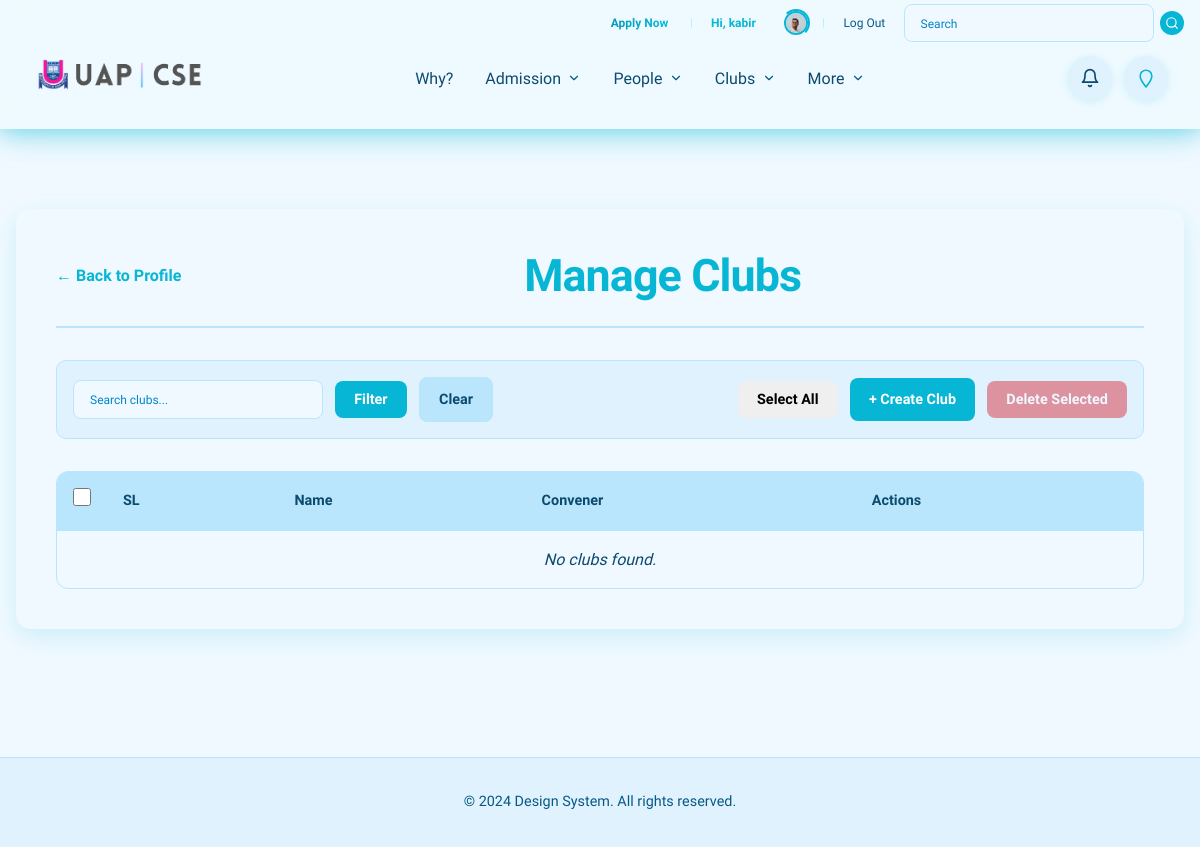
Page /clubs/ (signed in) on the earlier database version.
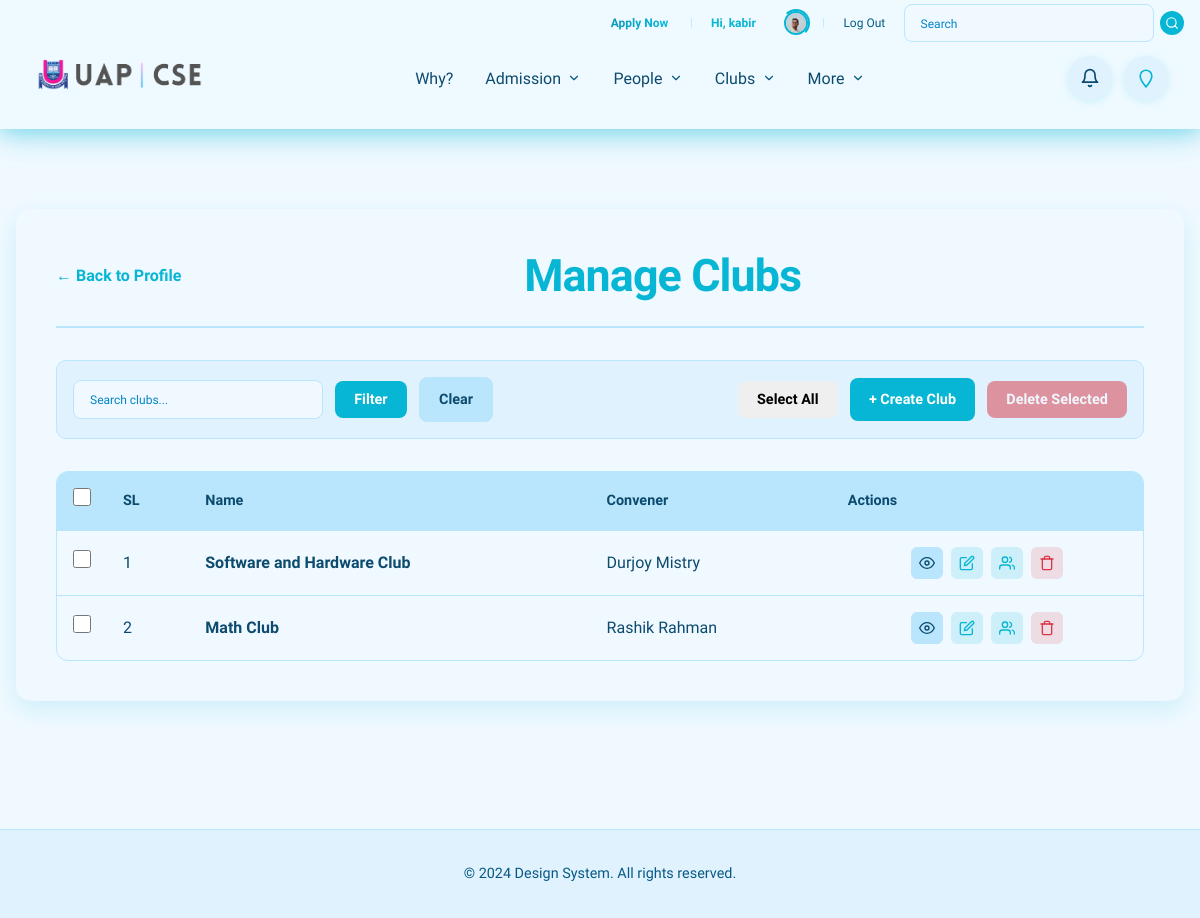
Same page on the later database version.
### clubs/models.py (models this page shows, shortened)
class Club(models.Model):
    name = models.CharField(
        max_length=100,
        unique=True,
        help_text="The official, unique name of the club"
    )
    short_name = models.CharField(
        max_length=50,
        blank=True,
        null=True,
        help_text="Short name or abbreviation for the club"
    )
    sl = models.PositiveIntegerField(
        validators=[MinValueValidator(1)],
        blank=True,
        null=True,
        help_text="Serial number for ordering"
    )
    moto = models.CharField(
        max_length=255,
        blank=True,
        null=True,
        help_text="The club's motto or slogan"
    )
    description = RichTextField(
        blank=True,
        null=True,
        help_text="Detailed information about the club's goals and activities"
    )
    convener = models.ForeignKey(
        'people.Faculty',
        on_delete=models.SET_NULL,
        related_name='convened_clubs',
        null=True,
        blank=True,
        help_text="The faculty member advising the club (optional)"
    )
    president = models.ForeignKey(
        'people.ClubMember',
        on_delete=models.SET_NULL,
        related_name='led_clubs',
        null=True,
        blank=True,
        help_text="The club member designated as the current President (optional)"
    )
    logo = ImageCropField(
        upload_to='club_assets/logos/',
        null=True,
        blank=True,
        help_text="Small club logo"
    )
    logo_cropping = ImageRatioField(
        'logo',
        '400x400',
        size_warning=True,
        help_text="Crop to 1:1 aspect ratio"
    )
    cover_photo = ImageCropField(
        upload_to='club_assets/covers/',
        null=True,
        blank=True,
        help_text="Large banner image for the club's profile"
    )
    cover_photo_cropping = ImageRatioField(
        'cover_photo',
        '2100x600',  # CRITICAL: Enforces the 21:6 ratio
        size_warning=True,
        help_text="Crop to the 21:6 aspect ratio"
    )
    website_url = models.URLField(max_length=255, blank=True, null=True, help_text="Official club website URL")
    facebook_url = models.URLField(max_length=255, blank=True, null=True, help_text="Facebook page URL")
    instagram_url = models.URLField(max_length=255, blank=True, null=True, help_text="Instagram profile URL")
    youtube_url = models.URLField(max_length=255, blank=True, null=True, help_text="YouTube channel URL")
    created_at = models.DateTimeField(auto_now_add=True)
    class Meta:
        verbose_name = 'Club'
        verbose_name_plural = 'Clubs'
        ordering = ['sl', 'name']

### people/models.py (models this page shows, shortened)
class Faculty(models.Model):
    DESIGNATION_CHOICES = [
        ('Professor', 'Professor'),
        ('Associate Professor', 'Associate Professor'),
        ('Assistant Professor', 'Assistant Professor'),
        ('Lecturer', 'Lecturer'),
        ('Teaching Assistant', 'Teaching Assistant'),
    ]
    base_user = models.OneToOneField(
        BaseUser,
        on_delete=models.CASCADE,
        primary_key=True,
        related_name='faculty_profile',
        help_text="Base user account"
    )
    name = models.CharField(
        max_length=50,
        default="Name",
        help_text="Full name of the faculty member"
    )
    shortname = models.CharField(
        max_length=5,
        default='N/A',
        help_text="Short name or initials"
    )
    designation = models.CharField(
        max_length=20,
        choices=DESIGNATION_CHOICES,
        null=True,
        blank=True,
        help_text="Academic designation"
    )
    phone = models.CharField(
        max_length=11,
        blank=True,
        null=True,
        help_text="Contact phone number"
    )
    bio = models.CharField(
        max_length=92,
        blank=True,
        null=True,
        help_text="Short biography (max 92 characters)"
    )
    about = RichTextField(
        blank=True,
        null=True,
        help_text="Detailed about section with rich text"
    )
    profile_pic = ImageCropField(
        upload_to='faculty_photos/',
        null=True,
        blank=True,
        help_text="Faculty profile picture"
    )
    cropping = ImageRatioField(
        'profile_pic',
        '400x400',
        size_warning=True,
        help_text="Crop image to 1:1 aspect ratio (400x400)"
    )
    joining_date = models.DateField(
        null=True,
        blank=True,
        help_text="Date when faculty joined"
    )
    google_scholar_url = models.URLField(
        max_length=255,
        blank=True,
        null=True,
        help_text="Google Scholar profile URL"
    )
    researchgate_url = models.URLField(
        max_length=255,
        blank=True,
        null=True,
        help_text="ResearchGate profile URL"
    )
    orcid_url = models.URLField(
        max_length=255,
        blank=True,
        null=True,
        help_text="ORCID profile URL"
    )
    scopus_url = models.URLField(
        max_length=255,
        blank=True,
        null=True,
        help_text="Scopus profile URL"
    )
    linkedin_url = models.URLField(
        max_length=255,
        blank=True,
        null=True,
        help_text="LinkedIn profile URL"
    )
    researches = RichTextField(
        blank=True,
        null=True,
        help_text="Research information with rich text"
    )
    citation = models.PositiveIntegerField(
        default=0,
        blank=True,
        null=True,
        help_text="Total citations count"
    )
    sl = models.PositiveIntegerField(
        validators=[MinValueValidator(1)],
        blank=True,
        null=True,
        help_text="Serial number for ordering"
    )
    routine = RichTextField(
        blank=True,
        null=True,
        help_text="Faculty routine with rich text"
    )
    class Meta:
        verbose_name = 'Faculty'
        verbose_name_plural = 'Faculties'
        ordering = ['sl']

### clubs/views.py (the view)
# urls.py: path('', views.manage_clubs, name='manage_clubs'),
@login_required
def manage_clubs(request):
    if check_club_access(request.user):
        clubs = Club.objects.all().select_related('convener', 'president')
    elif hasattr(request.user, 'faculty_profile') and request.user.faculty_profile:
        clubs = Club.objects.filter(convener=request.user.faculty_profile).select_related('convener', 'president')
    else:
        messages.error(request, 'You do not have permission to access this page.')
        return redirect('people:user_profile')
    search_query = request.GET.get('search', '')
    if search_query:
        clubs = clubs.filter(
            Q(name__icontains=search_query) |
            Q(moto__icontains=search_query) |
            Q(description__icontains=search_query)
        )
    clubs = clubs.order_by('sl', 'name')
    context = {
        'clubs': clubs,
        'search_query': search_query,
    }
    return render(request, 'clubs/manage_clubs.html', context)

### clubs/context_processors.py (called while the page is built)
def clubs(request):
    clubs = Club.objects.all().order_by('sl', 'name')
    return {
        'clubs': clubs
    }

### clubs/views.py (called while the page is built)
def check_club_access(user):
    if not user.is_authenticated:
        return False
    try:
        access_level = int(user.access_level) if user.access_level else 0
        if access_level < 4:
            return False
        user_type = user.user_type
        return user_type and user_type in ['faculty', 'officer']
    except (ValueError, TypeError):
        return False

### designs/context_processors.py (called while the page is built)
def admission_elements(request):
    admission_elements = AdmissionElement.objects.all().order_by('sl')
    return {
        'admission_elements': admission_elements
    }

### templates/clubs/manage_clubs.html (shortened to what the changed rows need)
{% extends 'base.html' %}
{% load static %}
{% block content %}
<div class="container">
    <section class="manage-clubs-page">
        <div class="page-header">
            <h1>Manage Clubs</h1>
        </div>
        <div class="clubs-table-container">
            <table class="clubs-table">
                <thead>
                    <tr>
                        <th class="checkbox-col">
                            <input type="checkbox" id="selectAllCheckbox">
                        </th>
                        <th>SL</th>
                        <th>Name</th>
                        <th>Convener</th>
                        <th>Actions</th>
                    </tr>
                </thead>
                <tbody>
                    {% if clubs %}
                    {% for club in clubs %}
                    <tr>
                        <td class="checkbox-col">
                            <input type="checkbox" class="club-checkbox" value="{{ club.pk }}">
                        </td>
                        <td>
                            {% if club.sl %}
                                {{ club.sl }}
                            {% else %}
                                <span class="no-sl">-</span>
                            {% endif %}
                        </td>
                        <td><strong>{{ club.name }}</strong></td>
                        <td>
                            {% if club.convener %}
                                {% if club.convener.name|length > 15 %}
                                    <span title="{{ club.convener.name }}">{{ club.convener.name|slice:":15" }}...</span>
                                {% else %}
                                    {{ club.convener.name }}
                                {% endif %}
                            {% else %}
                                <span class="no-convener">-</span>
                            {% endif %}
                        </td>
                        <td class="actions-col">
                            <div class="action-buttons">
                                <a href="{% url 'clubs:club_detail' club.pk %}" class="action-icon-btn view-icon-btn" title="View">
                                    <svg xmlns="http://www.w3.org/2000/svg" width="16" height="16" viewBox="0 0 24 24" fill="none" stroke="currentColor" stroke-width="2" stroke-linecap="round" stroke-linejoin="round">
                                        <path d="M1 12s4-8 11-8 11 8 11 8-4 8-11 8-11-8-11-8z"></path>
                                        <circle cx="12" cy="12" r="3"></circle>
                                    </svg>
                                </a>
                                <a href="{% url 'clubs:edit_club' club.pk %}" class="action-icon-btn edit-icon-btn" title="Edit">
                                </a>
                                <a href="{% url 'clubs:manage_positions' club.pk %}" class="action-icon-btn" title="Manage Positions" style="color: var(--color-primary); background: color-mix(in srgb, var(--color-primary) 15%, transparent);">
                                </a>
                                <button class="action-icon-btn delete-icon-btn" onclick="deleteClub({{ club.pk }}, '{{ club.name|escapejs }}')" title="Delete">
                                </button>
                            </div>
                        </td>
                    </tr>
                    {% endfor %}
                    {% else %}
                    <tr>
                        <td colspan="5" class="no-clubs-message">No clubs found.</td>
                    </tr>
                    {% endif %}
                </tbody>
            </table>
        </div>
    </section>
</div>
{% endblock %}

Differences in the rows shown:
added Club: sl "1", name "Software and Hardware Club", convener.name "Durjoy Mistry"
added Club: sl "2", name "Math Club", convener.name "Rashik Rahman"
Other differences:
text no longer shown: "No clubs found."
